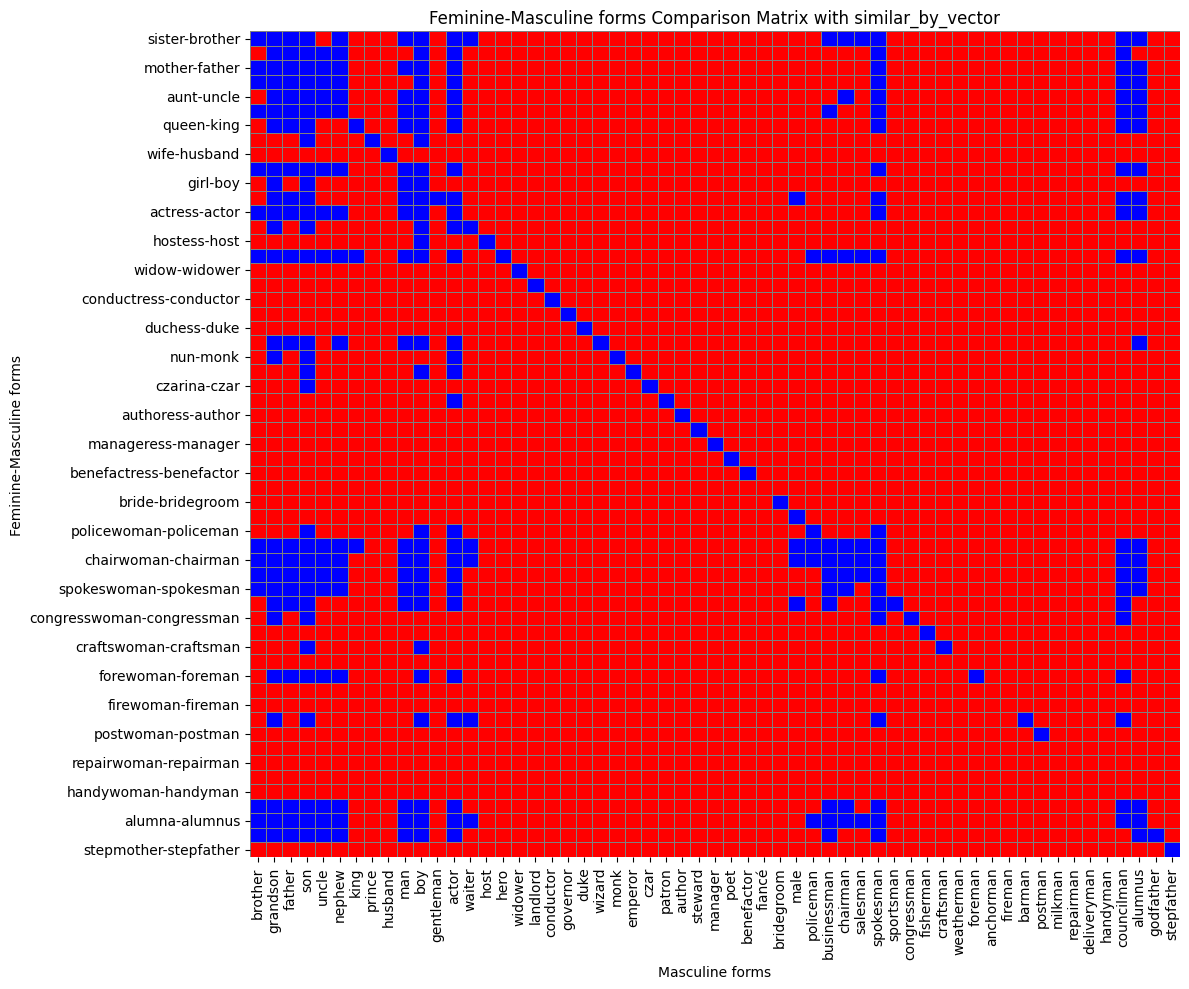

Source code (Python):
import seaborn as sns
from tqdm import tqdm
import numpy as np
import pandas as pd
import matplotlib.pyplot as plt

# Caricamento del dataset
input_path = "masculine_feminile_csv.csv"
df = pd.read_csv(input_path)

feminine = df['feminine'].tolist()
masculine = df['masculine'].tolist()

matrix = np.zeros((len(feminine), len(masculine)), dtype=int)

for i in tqdm(range(len(feminine)), desc="Processing rows"):
    comp_i = feminine[i]
    pos_i = masculine[i]

    try:
        comp_i_vec = word_vectors[comp_i]
        pos_i_vec = word_vectors[pos_i]

        for j in range(len(masculine)):
            pos_j = masculine[j]
            comp_j = feminine[j]

            pos_j_vec = word_vectors[pos_j]

            # Vettore risultato analogia: comp_i - pos_i + pos_j
            target_vec = comp_i_vec - pos_i_vec + pos_j_vec

            # Trova parola più simile al vettore risultato
            predicted = word_vectors.similar_by_vector(target_vec, topn=1)[0][0]

            if predicted == comp_j:
                matrix[i, j] = 1

    except KeyError:
        continue  # salta parole non presenti nel vocabolario

# Etichette righe e colonne
index_labels = [f"{c}-{p}" for c, p in zip(feminine, masculine)]
result_df = pd.DataFrame(matrix, index=index_labels, columns=masculine)

# Visualizzazione heatmap
plt.figure(figsize=(12, 10))
sns.heatmap(result_df, cmap=sns.color_palette(["red", "blue"]), cbar=False, linewidths=0.5, linecolor='gray')
plt.title("Feminine-Masculine forms Comparison Matrix with similar_by_vector")
plt.xlabel("Masculine forms")
plt.ylabel("Feminine-Masculine forms")
plt.yticks(rotation=0)
plt.tight_layout()
plt.show()

# Statistiche
count_ones = np.sum(matrix == 1)
count_zeros = np.sum(matrix == 0)
total = count_ones + count_zeros
percent_ones = (count_ones / total) * 100

print(f"Conteggio '1': {count_ones}")
print(f"Conteggio '0': {count_zeros}")
print(f"Percentuale '1': {percent_ones:.2f}%")
